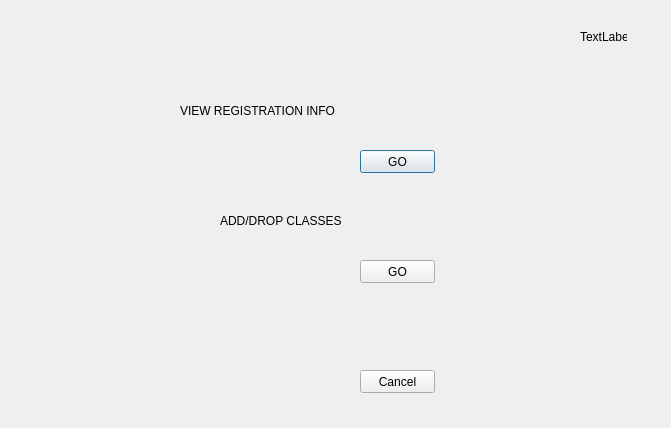
<?xml version="1.0" encoding="UTF-8"?>
<ui version="4.0">
 <class>Dialog</class>
 <widget class="QDialog" name="Dialog">
  <property name="geometry">
   <rect>
    <x>0</x>
    <y>0</y>
    <width>671</width>
    <height>428</height>
   </rect>
  </property>
  <property name="windowTitle">
   <string>Dialog</string>
  </property>
  <widget class="QLabel" name="label">
   <property name="geometry">
    <rect>
     <x>180</x>
     <y>80</y>
     <width>261</width>
     <height>61</height>
    </rect>
   </property>
   <property name="styleSheet">
    <string notr="true">font: 16pt &quot;MS Shell Dlg 2&quot;;</string>
   </property>
   <property name="text">
    <string>VIEW REGISTRATION INFO</string>
   </property>
  </widget>
  <widget class="QPushButton" name="infobttn">
   <property name="geometry">
    <rect>
     <x>360</x>
     <y>150</y>
     <width>75</width>
     <height>23</height>
    </rect>
   </property>
   <property name="text">
    <string>GO</string>
   </property>
  </widget>
  <widget class="QPushButton" name="Add_Drop_bttn">
   <property name="geometry">
    <rect>
     <x>360</x>
     <y>260</y>
     <width>75</width>
     <height>23</height>
    </rect>
   </property>
   <property name="text">
    <string>GO</string>
   </property>
  </widget>
  <widget class="QLabel" name="label_3">
   <property name="geometry">
    <rect>
     <x>220</x>
     <y>190</y>
     <width>261</width>
     <height>61</height>
    </rect>
   </property>
   <property name="styleSheet">
    <string notr="true">font: 16pt &quot;MS Shell Dlg 2&quot;;</string>
   </property>
   <property name="text">
    <string>ADD/DROP CLASSES</string>
   </property>
  </widget>
  <widget class="QPushButton" name="cancel">
   <property name="geometry">
    <rect>
     <x>360</x>
     <y>370</y>
     <width>75</width>
     <height>23</height>
    </rect>
   </property>
   <property name="text">
    <string>Cancel</string>
   </property>
  </widget>
  <widget class="QLabel" name="label1">
   <property name="geometry">
    <rect>
     <x>580</x>
     <y>30</y>
     <width>47</width>
     <height>13</height>
    </rect>
   </property>
   <property name="text">
    <string>TextLabel</string>
   </property>
  </widget>
 </widget>
 <resources/>
 <connections/>
</ui>
